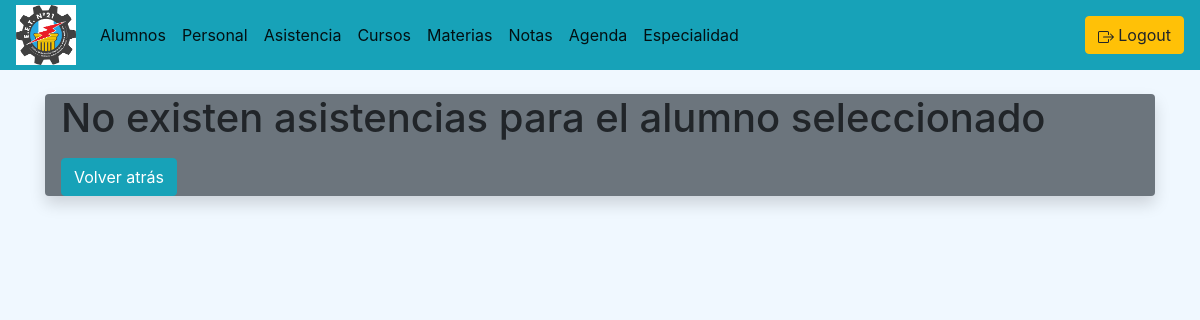
The page /asistencia/listasAsistencias/7 (signed in) on the database as committed earlier.
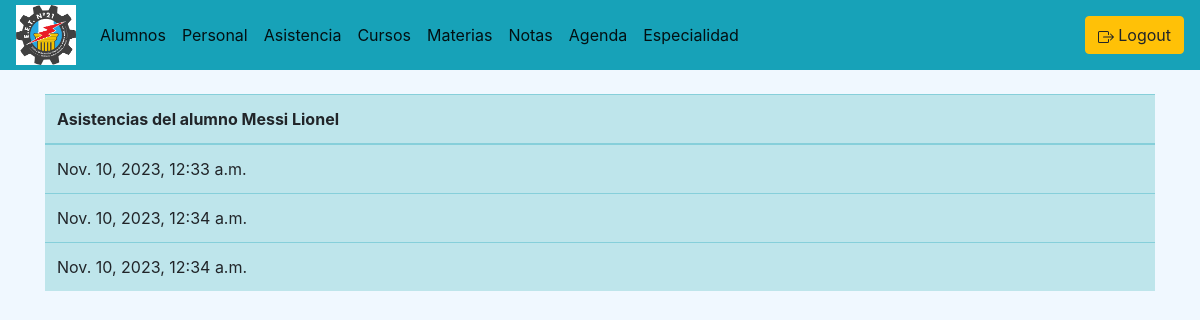
The same page on the database as committed later.
### asistencia/models.py (models this page shows, shortened)
class Asistencia(models.Model):
    id_asistencia = models.AutoField(primary_key=True)
    fechaA = models.DateField(verbose_name='Fecha')
    horaA = models.DateTimeField(auto_now_add=True,verbose_name='Hora')
    condicion = models.IntegerField(choices=options, verbose_name='Condición')
    cantidadA = models.CharField(max_length=3, blank=True, verbose_name='Cantidad de Inasistencias')
    turno = models.CharField(max_length=30, blank=True, verbose_name='Turno')
    reintegrado = models.BooleanField(default=False, verbose_name='Reintegrado')
    id_alumno = models.ForeignKey(alumnado_models.Alumno, on_delete=models.CASCADE, default=0)
    evento = models.CharField(max_length=30, blank=True)

### alumnado/models.py (models this page shows)
class Alumno(models.Model):
    id_alumno = models.AutoField(primary_key=True)
    dni_a = models.CharField(max_length=9)
    cuil_a = models.CharField(max_length=15)
    apellido_a = models.CharField(max_length=50)
    nombre_a = models.CharField(max_length=50)
    matricula = models.CharField(max_length=10)
    tutores = models.CharField(max_length=100, null=True, blank=True)
    telefono = models.CharField(max_length=20, null=True, blank=True)
    direccion = models.CharField(max_length=50, null=True, blank=True)
    fecha_nac = models.DateField(blank=True)
    copiaDNI_A = ImageField(blank=True, null=True, upload_to='alumnado/images/')
    condicion = models.IntegerField(choices=options, null=True, verbose_name='Condición')
    turno = models.CharField(max_length=30, null=True, blank=True, verbose_name='Turno')
    cantidad_asistencias= models.IntegerField(default=0)
    cantidad_inasistencias= models.IntegerField(default=0)
    id_curso = models.ForeignKey(curso_models.Curso, on_delete=models.CASCADE, null=True, blank=True)
    def __str__(self):
        texto = "{0} {1}"
        return texto.format(self.apellido_a, self.nombre_a, self.id_alumno)

### asistencia/views.py (the view)
# urls.py: path('listasAsistencias/<id_alumno>', views.listaAsistencias, name='listaAsistencias')
def listaAsistencias(request, id_alumno):
    asistencia = Asistencia.objects.filter(id_alumno = id_alumno)
    return render(request, 'lista_asistencia.html', {'asistencia':asistencia})

### asistencia/templates/lista_asistencia.html (shortened to what this page needs)
{% extends "./base.html" %}
{% block body %}
{% if asistencia %}
<table class="table table-info">
    <thead>
        <th>Asistencias del alumno {{ asistencia.0.id_alumno }}</th>
    </thead>
{% for asis in asistencia %}
<tr>
    <td>{{asis.horaA}}</td>
</tr>
{% endfor %}
</table>
{% else %}
<div class="bg-secondary mb-3 rounded shadow">
    <h1 class="mx-3">No existen asistencias para el alumno seleccionado</h1>
    <div class="m-3">
        <a class="btn btn-info" onclick="goBack()">Volver atrás</a>
    </div>
</div>
{% endif %}
{% endblock %}

Rows that differ between the two databases and show on the page:
added Asistencia: id_alumno.id_alumno "Messi Lionel", horaA "Nov. 10, 2023, 12:33 a.m."
added Asistencia: horaA "Nov. 10, 2023, 12:34 a.m."
added Asistencia: horaA "Nov. 10, 2023, 12:34 a.m."
Other text that changed with them:
text no longer shown: "No existen asistencias para el alumno seleccionado Volver atrás"
text now shown: "Asistencias del alumno"
